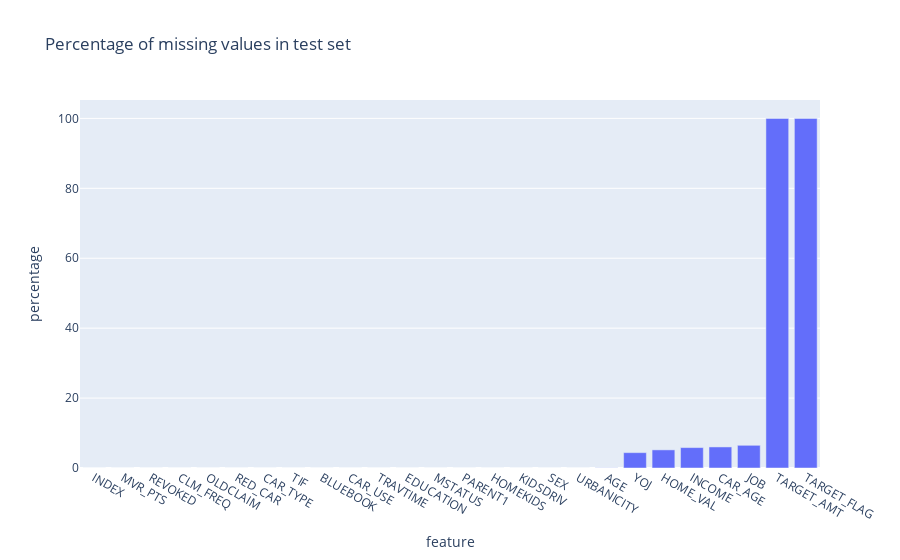

Notebook code for this chart:
### Code cell
# 4. Insights and Visualization 

In this section, I'm going to perform a more in deep analysis of the data, through statistics and visualisation in order to better frame the problem that we are trying to solve.

### Figure 1 — Plotly figure (JSON) as saved in the notebook; plotly's stock layout.template omitted (floating-point values rounded to 4 significant figures)
{"data": [{"alignmentgroup": "True", "hovertemplate": "feature=%{x}<br>percentage=%{y}<extra></extra>", "legendgroup": "", "marker": {"color": "#636efa"}, "name": "", "offsetgroup": "", "orientation": "v", "showlegend": false, "textposition": "auto", "type": "bar", "x": ["INDEX", "MVR_PTS", "REVOKED", "CLM_FREQ", "OLDCLAIM", "RED_CAR", "CAR_TYPE", "TIF", "BLUEBOOK", "CAR_USE", "TRAVTIME", "EDUCATION", "MSTATUS", "PARENT1", "HOMEKIDS", "KIDSDRIV", "SEX", "URBANICITY", "AGE", "YOJ", "HOME_VAL", "INCOME", "CAR_AGE", "JOB", "TARGET_AMT", "TARGET_FLAG"], "xaxis": "x", "y": [0, 0, 0, 0, 0, 0, 0, 0, 0, 0, 0, 0, 0, 0, 0, 0, 0, 0, 0.04671, 4.39, 5.184, 5.838, 6.025, 6.492, 100, 100], "yaxis": "y"}], "layout": {"barmode": "relative", "legend": {"tracegroupgap": 0}, "title": {"text": "Percentage of missing values in test set "}, "xaxis": {"anchor": "y", "domain": [0, 1], "title": {"text": "feature"}}, "yaxis": {"anchor": "x", "domain": [0, 1], "title": {"text": "percentage"}}}}
